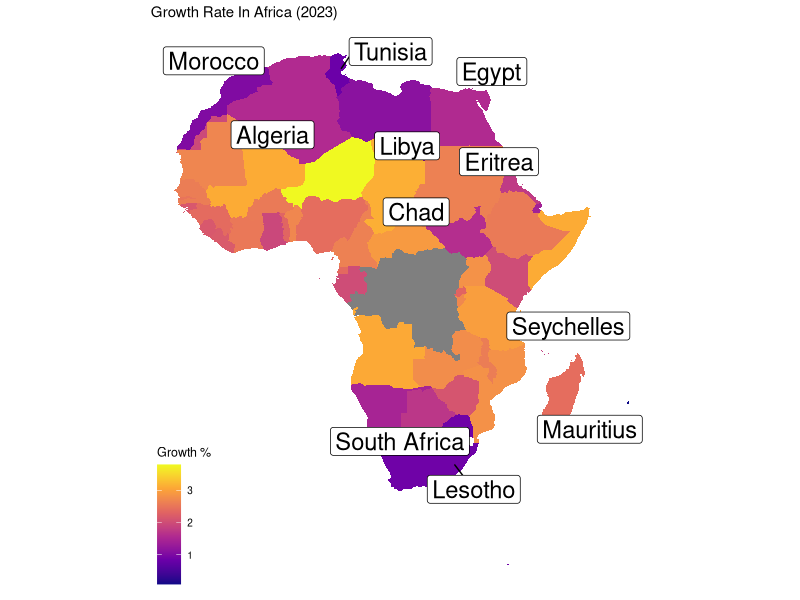
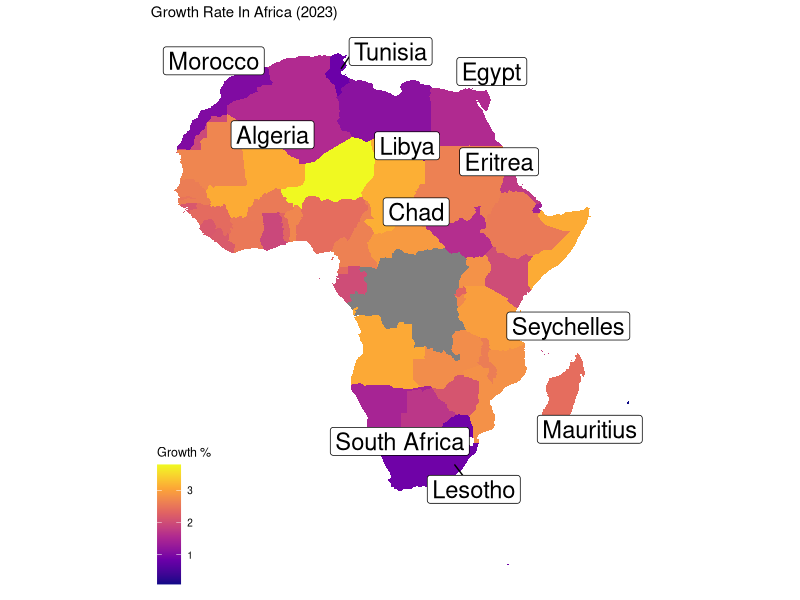

Source code (R) for these figures, in order:
# Load the necessary libraries
library(dplyr)
library(ggplot2)
library(tidyverse)
library(ggrepel)
library(ggthemes)

# Import the world_population.csv dataset
world_population <- read.csv("world_population_data.csv")

# Remove '%' from growth_rate column
world_population <- world_population %>%
  mutate(growth_rate = as.numeric(sub("%", "", growth_rate)))

# Create dataframe for world coordinates using map_data
world_coordinates <- map_data("world")

# Filter data for African countries
africa_map <- subset(world_coordinates, region %in% c(
  "Algeria", "Angola", "Benin", "Botswana", "Burkina Faso", "Burundi",
  "Cabo Verde", "Cameroon", "Central African Republic", "Chad", "Comoros",
  "Democratic Republic of the Congo", "Djibouti", "Egypt",
  "Equatorial Guinea", "Eritrea", "Eswatini", "Ethiopia", "Gabon",
  "Gambia", "Ghana", "Guinea",
  "Guinea-Bissau", "Ivory Coast", "Kenya", "Lesotho", "Liberia", "Libya",
  "Madagascar", "Malawi", "Mali", "Mauritania", "Mauritius", "Morocco",
  "Mozambique", "Namibia", "Niger", "Nigeria", "Republic of Congo",
  "Rwanda", "Sao Tome and Principe",
  "Senegal", "Seychelles", "Sierra Leone", "Somalia",
  "South Africa", "South Sudan",
  "Sudan", "Tanzania", "Togo", "Tunisia",
  "Uganda", "Western Sahara", "Zambia", "Zimbabwe"
)) %>%
  left_join(world_population, by = c("region" = "country"))

# Create label data for Africa
label_data <- africa_map %>%
  group_by(region) %>%
  filter(row_number() == 2) %>%
  mutate(
    region = ifelse(region == "Democratic Republic of the Congo", "DRC", region),
    long = ifelse(region == "Algeria", 2.6322, long),
    lat = ifelse(region == "Algeria", 28.1636, lat),
    long = ifelse(region == "Angola", 17.8739, long),
    lat = ifelse(region == "Angola", -11.2027, lat),
    long = ifelse(region == "Benin", 2.3158, long),
    lat = ifelse(region == "Benin", 9.3077, lat),
    long = ifelse(region == "Botswana", 24.6849, long),
    lat = ifelse(region == "Botswana", -22.3275, lat),
    long = ifelse(region == "Burkina Faso", -1.5616, long),
    lat = ifelse(region == "Burkina Faso", 12.6392, lat),
    long = ifelse(region == "Burundi", 29.9196, long),
    lat = ifelse(region == "Burundi", -3.3731, lat),
    long = ifelse(region == "Cabo Verde", -23.9812, long),
    lat = ifelse(region == "Cabo Verde", 15.9552, lat),
    long = ifelse(region == "Cameroon", 12.2776, long),
    lat = ifelse(region == "Cameroon", 5.9631, lat),
    long = ifelse(region == "Central African Republic", 20.9394, long),
    lat = ifelse(region == "Central African Republic", 6.6111, lat),
    long = ifelse(region == "Chad", 18.7322, long),
    lat = ifelse(region == "Chad", 15.4542, lat),
    long = ifelse(region == "Comoros", 43.8726, long),
    lat = ifelse(region == "Comoros", -11.8776, lat),
    long = ifelse(region == "DRC", 23.6599, long),
    lat = ifelse(region == "DRC", -2.8770, lat),
    long = ifelse(region == "Djibouti", 42.5903, long),
    lat = ifelse(region == "Djibouti", 11.8251, lat),
    long = ifelse(region == "Egypt", 31.2357, long),
    lat = ifelse(region == "Egypt", 30.0444, lat),
    long = ifelse(region == "Equatorial Guinea", 10.2679, long),
    lat = ifelse(region == "Equatorial Guinea", 1.6508, lat),
    long = ifelse(region == "Eritrea", 39.7823, long),
    lat = ifelse(region == "Eritrea", 15.1794, lat),
    long = ifelse(region == "Eswatini", 31.4659, long),
    lat = ifelse(region == "Eswatini", -26.5225, lat),
    long = ifelse(region == "Ethiopia", 39.7272, long),
    lat = ifelse(region == "Ethiopia", 9.1450, lat),
    long = ifelse(region == "Gabon", 11.6094, long),
    lat = ifelse(region == "Gabon", -0.8037, lat),
    long = ifelse(region == "Gambia", -15.3960, long),
    lat = ifelse(region == "Gambia", 13.4549, lat),
    long = ifelse(region == "Ghana", -1.0307, long),
    lat = ifelse(region == "Ghana", 7.9533, lat),
    long = ifelse(region == "Guinea", -10.9446, long),
    lat = ifelse(region == "Guinea", 11.2326, lat),
    long = ifelse(region == "Guinea-Bissau", -15.1804, long),
    lat = ifelse(region == "Guinea-Bissau", 11.8037, lat),
    long = ifelse(region == "Ivory Coast", -5.5436, long),
    lat = ifelse(region == "Ivory Coast", 7.5380, lat),
    long = ifelse(region == "Kenya", 37.8400, long),
    lat = ifelse(region == "Kenya", -1.286389, lat),
    long = ifelse(region == "Lesotho", 28.2420, long),
    lat = ifelse(region == "Lesotho", -29.5800, lat),
    long = ifelse(region == "Liberia", -9.4295, long),
    lat = ifelse(region == "Liberia", 6.4281, lat),
    long = ifelse(region == "Libya", 17.2283, long),
    lat = ifelse(region == "Libya", 26.3351, lat),
    long = ifelse(region == "Madagascar", 46.8691, long),
    lat = ifelse(region == "Madagascar", -18.7669, lat),
    long = ifelse(region == "Malawi", 34.3015, long),
    lat = ifelse(region == "Malawi", -13.2543, lat),
    long = ifelse(region == "Mali", -3.9962, long),
    lat = ifelse(region == "Mali", 17.5707, lat),
    long = ifelse(region == "Mauritania", -10.9408, long),
    lat = ifelse(region == "Mauritania", 20.3484, lat),
    long = ifelse(region == "Mauritius", 57.5522, long),
    lat = ifelse(region == "Mauritius", -20.3484, lat),
    long = ifelse(region == "Morocco", -7.0926, long),
    lat = ifelse(region == "Morocco", 31.7917, lat),
    long = ifelse(region == "Mozambique", 35.5296, long),
    lat = ifelse(region == "Mozambique", -18.6657, lat),
    long = ifelse(region == "Namibia", 17.0818, long),
    lat = ifelse(region == "Namibia", -22.5609, lat),
    long = ifelse(region == "Niger", 8.2245, long),
    lat = ifelse(region == "Niger", 17.6078, lat),
    long = ifelse(region == "Nigeria", 8.6753, long),
    lat = ifelse(region == "Nigeria", 9.0820, lat),
    long = ifelse(region == "Republic of Congo", 15.8277, long),
    lat = ifelse(region == "Republic of Congo", -0.2280, lat),
    long = ifelse(region == "Rwanda", 29.8739, long),
    lat = ifelse(region == "Rwanda", -1.9403, lat),
    long = ifelse(region == "Sao Tome and Principe", 6.6131, long),
    lat = ifelse(region == "Sao Tome and Principe", 0.1864, lat),
    long = ifelse(region == "Senegal", -14.4524, long),
    lat = ifelse(region == "Senegal", 14.4974, lat),
    long = ifelse(region == "Seychelles", 55.4915, long),
    lat = ifelse(region == "Seychelles", -4.6796, lat),
    long = ifelse(region == "Sierra Leone", -11.7799, long),
    lat = ifelse(region == "Sierra Leone", 8.4606, lat),
    long = ifelse(region == "Somalia", 46.8253, long),
    lat = ifelse(region == "Somalia", 5.1521, lat),
    long = ifelse(region == "South Africa", 25.0839, long),
    lat = ifelse(region == "South Africa", -29.0000, lat),
    long = ifelse(region == "South Sudan", 31.3872, long),
    lat = ifelse(region == "South Sudan", 6.8770, lat),
    long = ifelse(region == "Sudan", 30.8025, long),
    lat = ifelse(region == "Sudan", 12.8628, lat),
    long = ifelse(region == "Tanzania", 34.8888, long),
    lat = ifelse(region == "Tanzania", -6.369028, lat),
    long = ifelse(region == "Togo", 0.8248, long),
    lat = ifelse(region == "Togo", 8.6195, lat),
    long = ifelse(region == "Tunisia", 9.5375, long),
    lat = ifelse(region == "Tunisia", 33.8869, lat),
    long = ifelse(region == "Uganda", 32.2903, long),
    lat = ifelse(region == "Uganda", 1.3733, lat),
    long = ifelse(region == "Western Sahara", -13.1215, long),
    lat = ifelse(region == "Western Sahara", 24.2155, lat),
    long = ifelse(region == "Zambia", 27.8493, long),
    lat = ifelse(region == "Zambia", -13.1339, lat),
    long = ifelse(region == "Zimbabwe", 29.1549, long),
    lat = ifelse(region == "Zimbabwe", -19.0154, lat)
  )



# Create a geom_polygon plot using ggplot2
print(ggplot(africa_map) +
  geom_polygon(aes(long, lat, group = group, fill = growth_rate)) +
  coord_quickmap() +
  scale_fill_viridis_c(option = "plasma") +

  # Add labels to the plot
  labs(fill = "Growth %") +
  ggtitle("Growth Rate In Africa (2023)") +

  # Use geom_label_repel for Africa labels
  geom_label_repel(
    data = label_data, aes(x = long, y = lat, label = region),
    size = 6, max.overlaps = 6,
    box.padding = .5, point.padding = .5
  ) +

  # Use map theme from ggthemes library
  theme_map())

# Save the plot as a file
ggsave("africa_plot.jpg", dpi = 300)
